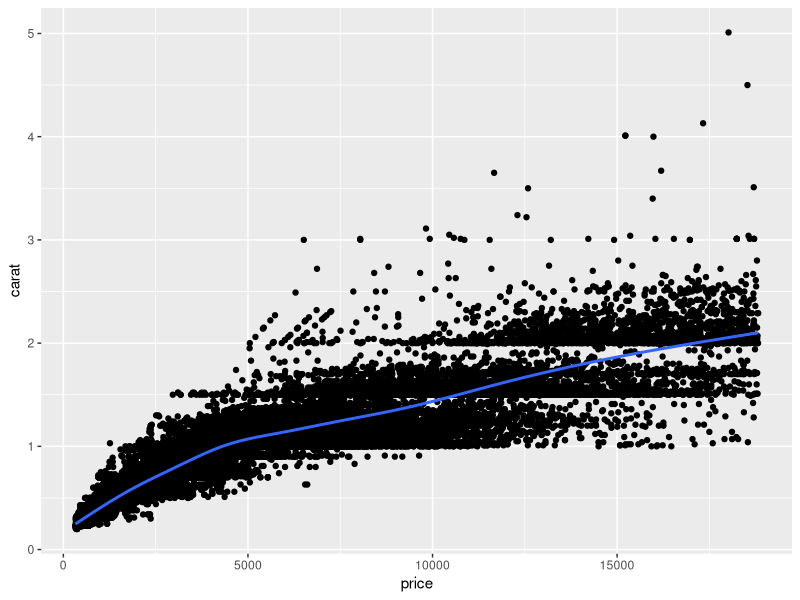

Write R code to recreate this figure.
## ---- chunk 1
### In this code chunk, start with the diamonds dataset (built in to
### ggplot2 package) and create a plot of price vs. carat (or some other
### variables of your choice)


## ---- chunk 2


library(tidyverse)
library(ggplot2)
summary(diamonds)



## ---- chunk 3
### Both partners - delete this comment, then write some code here
### to plot, summarize, calculate something simple using the diamonds
### dataset.


## ---- chunk 4
### Both partners - delete this comment, then write some code here
### to plot, summarize, calculate something simple using the diamonds
### dataset.


## ---- chunk 5
### In this code chunk, start with the diamonds dataset (built in to
### ggplot2 package) and create a plot of price vs. carat (or some other
### variables of your choice)

library(tidyverse)
library(ggplot2)

ggplot(data = diamonds, aes (x = price, y = carat)) +
  geom_point() + 
  geom_smooth()


## ---- chunk 6
### In this code chunk, start with the diamonds dataset (built in to
### ggplot2 package) and create a subset based on filtering, e.g., 
### size greater than 1 carat or cut is "Ideal"



## ---- chunk 7
### Both partners - delete this comment, then write some code here
### to plot, summarize, calculate something simple using the diamonds
### dataset.


## ---- chunk 8
### Both partners - delete this comment, then write some code here
### to plot, summarize, calculate something simple using the diamonds
### dataset.


